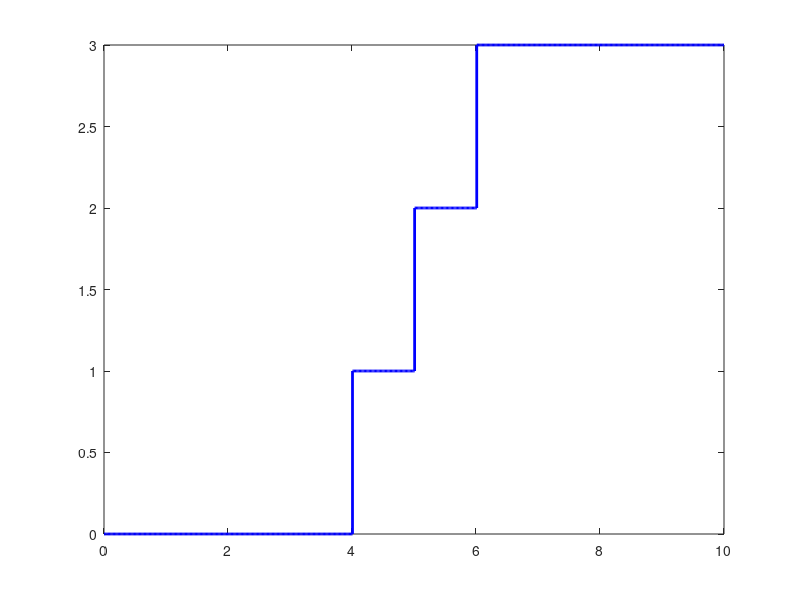

MATLAB code for this plot: (Note: this script raises an error after producing the figure.)
% MATLAB Code to Plot Step-like Density of States

% Define energy range: E from 0 to 10 (arbitrary units)
E = linspace(0, 10, 500);

% Define band gap energy Eg
Eg = 4;

% Initialize g(E) with zeros
g = zeros(size(E));

% Define step-like increases in DOS
g(E >= Eg & E < Eg + 1) = 1;  % First step
g(E >= Eg + 1 & E < Eg + 2) = 2;  % Second step
g(E >= Eg + 2) = 3;  % Third step and beyond

% Plot the figure
figure;
stairs(E, g, 'b', 'LineWidth', 2);  % Use 'stairs' to create a step plot
hold on;

% Mark Eg with a vertical line
xline(Eg, 'k', 'LineWidth', 1.5);  % Vertical line in black

% Labels for axes
xlabel('Energy (E)', 'FontSize', 12);
ylabel('Density of States g(E)', 'FontSize', 12);

% Set axis limits for clarity
xlim([0 10]);
ylim([0 4]);

% Display grid for better visualization
grid on;

% Title (optional)
title('Step-like Density of States vs Energy', 'FontSize', 14);

hold off;
